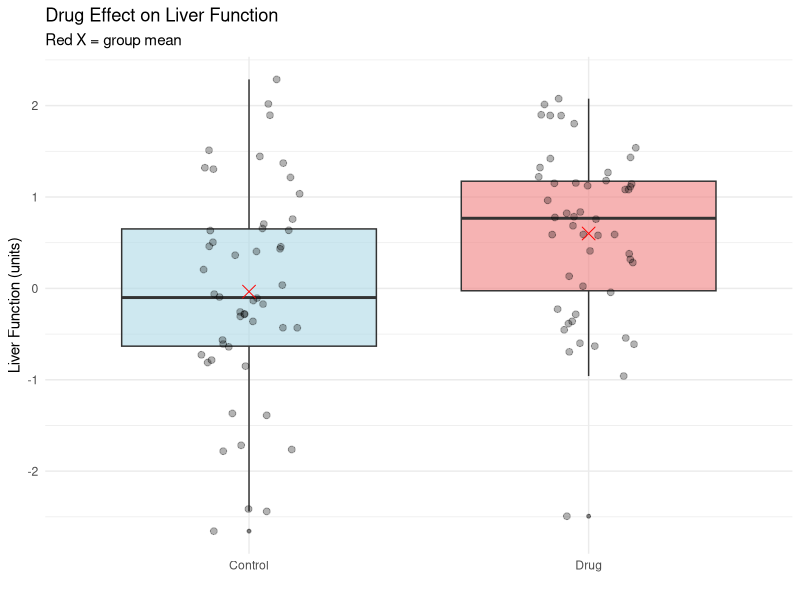
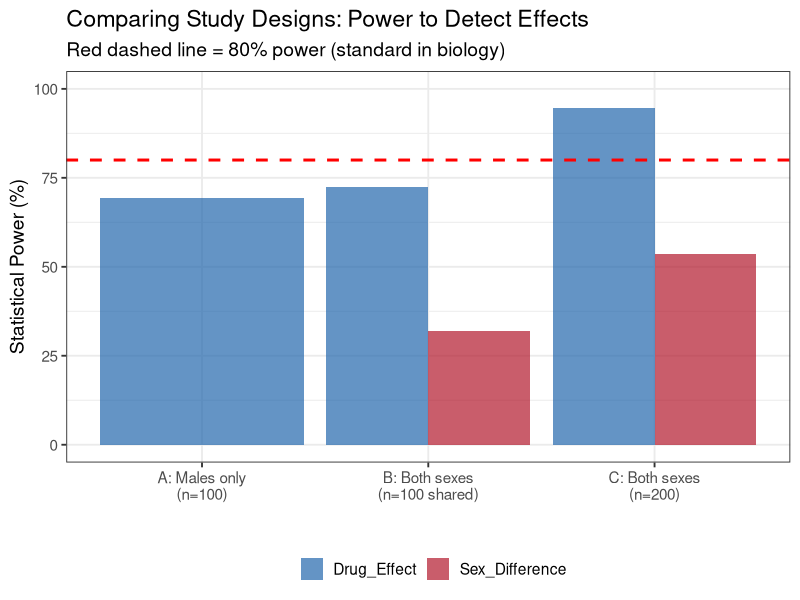
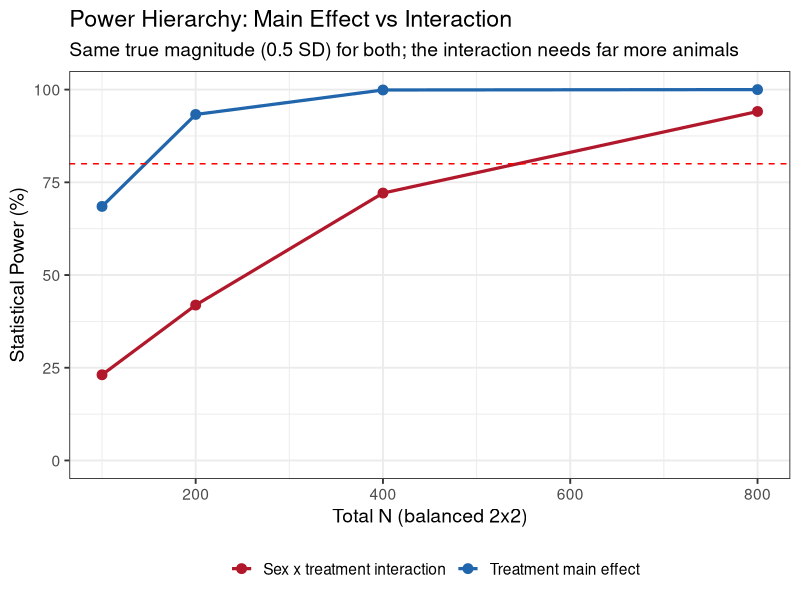

Write the R code that produced these figures, in order.
## ---- chunk 1
#| message: false
#| warning: false
library(ggplot2)
library(dplyr)
library(tidyr)

# Set a consistent theme
theme_set(theme_bw(base_size = 14))
## ---- chunk 2
# KEY MISCONCEPTION ADDRESSED: "Including both sexes doubles sample size"
# Reality: N is SHARED between sexes in exploratory inclusion
# (Gaskill et al. 2025: 80% of researchers held this misconception)
# STEP 1: Look at ONE experiment first, to understand what's happening.

# --- Phase 1: Experimental Design Setup ---
# Define cohort size: N = 100
n_mice <- 100
# Create the treatment vector:
# 0 = Control group (n = 50 mice)
# 1 = Experimental drug-treatment group (n = 50 mice)
treatment <- c(rep(0, 50), rep(1, 50))

# --- Phase 2: Define the biological signal and the noise ---
# Define the biological effect of the drug. On average, treated mice experience
# a 0.5-unit improvement in liver function.
true_drug_effect <- 0.5
# Natural phenotypic variation: inter-individual variability between mice due to
# genetics, environment, or handling.
mouse_sd <- 1.0
# Standardized effect size (Cohen's d) = the signal-to-noise ratio of the treatment effect.
# A value of 0.5 ("medium") means the drug effect is half the size of natural individual
# variation — it works at the group level, but treated and untreated mice still look
# alike one-to-one.
sprintf("Effect size (Cohen's d) = %.2f", true_drug_effect / mouse_sd)

# --- Phase 3: Simulate the data ---
set.seed(42)  # reproducible noise
# Outcome = drug effect (in treated mice) + individual biological variability
liver_function <- true_drug_effect * treatment + rnorm(n_mice, mean = 0, sd = mouse_sd)

# --- Phase 4: Data Wrangling ---
# Create a dataframe and assign factor labels for analysis and plotting.
experiment_data <- data.frame(
  mouse_id = 1:n_mice,
  treatment = factor(treatment, levels = c(0, 1), labels = c("Control", "Drug")),
  liver_function = liver_function
)

# --- Phase 5: Descriptive Statistics ---
# Check group means against the true effect size.
means <- experiment_data %>%
  group_by(treatment) %>%
  summarise(mean_lf = mean(liver_function), .groups = "drop")
sprintf("Control: %.2f | Drug: %.2f | Diff: %.2f",
        means$mean_lf[1], means$mean_lf[2], diff(means$mean_lf))

# Boxplot of the single experiment, with group means marked
p_single <- ggplot(experiment_data, aes(x = treatment, y = liver_function, fill = treatment)) +
  geom_boxplot(alpha = 0.6, outlier.size = 1) +
  geom_jitter(width = 0.15, alpha = 0.3, size = 2) +
  # Automatically calculates and plots the mean as a red 'X'
  stat_summary(fun = mean, geom = "point", color = "red", size = 4, shape = 4) +
  scale_fill_manual(values = c("Control" = "lightblue", "Drug" = "lightcoral")) +
  labs(
    title = "Drug Effect on Liver Function",
    subtitle = "Red X = group mean",
    y = "Liver Function (units)", x = ""
  ) +
  theme_minimal() +               # cleans up the background grid
  theme(legend.position = "none")

print(p_single)

# Run a linear regression to test for differences between treatment groups.
fit_single <- lm(liver_function ~ treatment, data = experiment_data)
# p-value for the treatment effect
p_value_single <- summary(fit_single)$coefficients[2, 4]
sprintf("Experimental p-value: %.4f", p_value_single)

# STEP 2: Simulate the same experiment 1,000 times to determine power. Power is the
# probability of detecting a true biological effect as statistically significant (p < 0.05).
run_one_experiment <- function(n_control = 50, n_drug = 50, true_effect = 0.5) {
  treatment <- c(rep(0, n_control), rep(1, n_drug))
  outcome   <- true_effect * treatment + rnorm(n_control + n_drug, 0, 1)
  fit       <- lm(outcome ~ treatment)
  p_value   <- summary(fit)$coefficients[2, 4]
  detected  <- p_value < 0.05
  return(detected)
}

# Run the experiment 1000 times
results_A <- replicate(1000, run_one_experiment(n_control = 50, n_drug = 50, true_effect = 0.5))
power_A <- mean(results_A)
sprintf("Detected drug effect in %d / 1000 experiments | POWER = %.1f%%",
        sum(results_A), power_A * 100)

# STEP 3: Compare three study designs.
# The function runs many simulated experiments using cohorts of both sexes and
# counts how often it picks up two signals:
#   - the drug effect — does the treatment change liver function?
#   - the sex difference — do males and females have different baseline liver function?
# The three designs:
#   A: 100 males only          (N = 100) — can test the drug, but not sex
#   B: 50 males + 50 females   (N = 100) — same total N, split across sexes
#   C: 100 males + 100 females (N = 200) — both sexes, double the sample size
# Comparing them shows how cohort size and including both sexes change our
# ability to detect each signal.
simulate_power_design <- function(n_male, n_female, true_treatment_effect,
                                   true_sex_effect = 0, n_sims = 1000) {

  # Track, per simulation, whether each main effect was significant (p < 0.05).
  detection <- data.frame(treatment = logical(n_sims), sex = logical(n_sims))

  for (i in 1:n_sims) {
    # Split by sex and randomize treatment within each sex (balanced arms).
    sex <- c(rep(0, n_male), rep(1, n_female))
    treatment <- c(sample(rep(0:1, c(n_male / 2, n_male / 2))),
                   sample(rep(0:1, c(n_female / 2, n_female / 2))))

    # Simulate data: treatment effect + sex difference + noise (no true interaction).
    outcome <- true_treatment_effect * treatment +
               true_sex_effect * sex +
               rnorm(n_male + n_female, 0, 1)

    # Factorial model; each main effect is estimated adjusted for the other.
    pvals <- summary(lm(outcome ~ treatment + sex))$coefficients[, 4]
    detection$treatment[i] <- pvals["treatment"] < 0.05
    detection$sex[i]       <- pvals["sex"] < 0.05
  }

  colMeans(detection)   # power to detect each main effect
}

# Design A — 100 males only: 50 control + 50 drug.
set.seed(42)
power_A_simple <- mean(replicate(1000, {
  y <- 0.5 * c(rep(0, 50), rep(1, 50)) + rnorm(100)
  summary(lm(y ~ c(rep(0, 50), rep(1, 50))))$coefficients[2, 4] < 0.05
}))
sprintf("Design A — drug-effect power: %.1f%%", power_A_simple * 100)

# Designs B and C — both sexes, analysed with the factorial model lm(outcome ~ treatment + sex).
# Reuse simulate_power_design() (true sex effect = 0.3 SD, no true interaction):
#   B: 50 M + 50 F   (N = 100, same total as A)
#   C: 100 M + 100 F (N = 200, confirmatory)
power_B <- simulate_power_design(n_male = 50,  n_female = 50,
                                 true_treatment_effect = 0.5, true_sex_effect = 0.3)
power_C <- simulate_power_design(n_male = 100, n_female = 100,
                                 true_treatment_effect = 0.5, true_sex_effect = 0.3)

# Pull out the scalars used by the plot and summaries below.
power_B_treatment <- power_B["treatment"]; power_B_sex <- power_B["sex"]
power_C_treatment <- power_C["treatment"]; power_C_sex <- power_C["sex"]

sprintf("Design B (N=100) — drug %.1f%%, sex %.1f%%", power_B_treatment * 100, power_B_sex * 100)
sprintf("Design C (N=200) — drug %.1f%%, sex %.1f%%", power_C_treatment * 100, power_C_sex * 100)

# Visualization comparing designs
comparison_data <- data.frame(
  Design = c("A: Males only\n(n=100)",
             "B: Both sexes\n(n=100 shared)",
             "C: Both sexes\n(n=200)"),
  Drug_Effect = c(power_A_simple * 100, power_B_treatment * 100, power_C_treatment * 100),
  Sex_Difference = c(NA, power_B_sex * 100, power_C_sex * 100)
)

plot_data <- comparison_data %>%
  pivot_longer(cols = -Design, names_to = "Outcome", values_to = "Power") %>%
  filter(!is.na(Power))

p_power <- ggplot(plot_data, aes(x = Design, y = Power, fill = Outcome)) +
  geom_col(position = "dodge", alpha = 0.7) +
  geom_hline(yintercept = 80, linetype = "dashed", color = "red", linewidth = 1) +
  scale_fill_manual(values = c("Drug_Effect" = "#2166AC", "Sex_Difference" = "#B2182B")) +
  coord_cartesian(ylim = c(0, 100)) +
  labs(
    title = "Comparing Study Designs: Power to Detect Effects",
    subtitle = "Red dashed line = 80% power (standard in biology)",
    y = "Statistical Power (%)",
    x = "",
    fill = ""
  ) +
  theme(axis.text = element_text(size = 11),
        legend.position = "bottom")

print(p_power)

sprintf(paste0(
  "Design B (N=100 shared): treatment power %.1f%%, sex-difference power %.1f%%. ",
  "Design C (N=200): treatment power %.1f%%, sex-difference power %.1f%%."),
  power_B_treatment * 100, power_B_sex * 100, power_C_treatment * 100, power_C_sex * 100)
## ---- chunk 3
# Re-run designs B and C with a larger true sex effect (0.5 SD instead of 0.3),
# using the same factorial simulator.
set.seed(42)
power_B_alt <- simulate_power_design(n_male = 50,  n_female = 50,
                                     true_treatment_effect = 0.5, true_sex_effect = 0.5)
power_C_alt <- simulate_power_design(n_male = 100, n_female = 100,
                                     true_treatment_effect = 0.5, true_sex_effect = 0.5)

power_B_alt_treatment <- power_B_alt["treatment"]; power_B_alt_sex <- power_B_alt["sex"]
power_C_alt_treatment <- power_C_alt["treatment"]; power_C_alt_sex <- power_C_alt["sex"]

sprintf(paste0(
  "Sex effect 0.3 SD — sex-difference power: Design B %.1f%%, Design C %.1f%%. ",
  "Sex effect 0.5 SD — sex-difference power: Design B %.1f%%, Design C %.1f%%."),
  power_B_sex * 100, power_C_sex * 100,
  power_B_alt_sex * 100, power_C_alt_sex * 100)
## ---- chunk 4
# Power to detect a true sex x treatment INTERACTION versus the treatment MAIN effect,
# under the factorial model lm(outcome ~ treatment * sex).
#
# Two design choices keep the comparison fair:
#   1. We set the true AVERAGE treatment effect and the true interaction to the same
#      magnitude (0.5 SD), so any power gap is the interaction penalty, not a size gap.
#   2. We EFFECT-code treatment and sex as -0.5/+0.5 (not 0/1). With 0/1 dummy coding the
#      `treatment` coefficient would be the treatment effect in the *reference sex only*
#      (a simple effect), not the average main effect -- the exact baseline-coding trap
#      shown in the next tutorial (02b, Exercise 3.5). Effect coding makes the
#      `treatment` coefficient the genuine average main effect.
simulate_interaction_power <- function(n_per_cell, main_effect = 0.5, interaction_effect = 0.5,
                                       n_sims = 1000) {
  detect_main <- logical(n_sims); detect_int <- logical(n_sims)
  # The interaction is the gap between the female and male treatment effects. Split it
  # symmetrically around the average so the average treatment effect stays = main_effect.
  male_effect   <- main_effect - interaction_effect / 2
  female_effect <- main_effect + interaction_effect / 2
  for (i in 1:n_sims) {
    sex       <- rep(c(-0.5, 0.5), each = 2 * n_per_cell)      # -0.5 = M, +0.5 = F
    treatment <- rep(rep(c(-0.5, 0.5), each = n_per_cell), 2)  # -0.5 = control, +0.5 = treated
    # Each treated animal gets its sex-specific treatment effect; controls get 0. Plus noise.
    treat_effect <- ifelse(sex < 0, male_effect, female_effect)
    outcome <- (treatment > 0) * treat_effect + rnorm(length(sex), 0, 1)
    co <- summary(lm(outcome ~ treatment * sex))$coefficients[, 4]
    detect_main[i] <- co["treatment"] < 0.05        # average treatment (main) effect
    detect_int[i]  <- co["treatment:sex"] < 0.05    # sex x treatment interaction
  }
  c(treatment = mean(detect_main), interaction = mean(detect_int))
}

set.seed(42)
int_grid <- data.frame(n_per_cell = c(25, 50, 100, 200))
int_power <- t(sapply(int_grid$n_per_cell, simulate_interaction_power))
int_tab <- cbind(int_grid, as.data.frame(int_power * 100))
print(int_tab)

# Interaction plot of power: two lines (effect type) across total N.
int_long <- int_tab %>%
  mutate(total_N = n_per_cell * 4) %>%
  pivot_longer(c(treatment, interaction), names_to = "Effect", values_to = "Power")

p_int_power <- ggplot(int_long, aes(x = total_N, y = Power, color = Effect, group = Effect)) +
  geom_line(linewidth = 1.1) +
  geom_point(size = 3) +
  geom_hline(yintercept = 80, linetype = "dashed", color = "red") +
  scale_color_manual(values = c("treatment" = "#2166AC", "interaction" = "#B2182B"),
                     labels = c("treatment" = "Treatment main effect",
                                "interaction" = "Sex x treatment interaction")) +
  labs(title = "Power Hierarchy: Main Effect vs Interaction",
       subtitle = "Same true magnitude (0.5 SD) for both; the interaction needs far more animals",
       x = "Total N (balanced 2x2)", y = "Statistical Power (%)", color = "") +
  coord_cartesian(ylim = c(0, 100)) +
  theme(legend.position = "bottom")
print(p_int_power)
